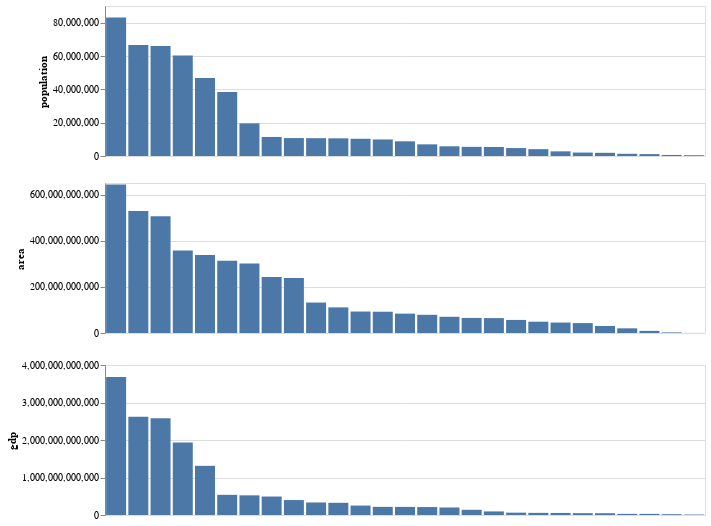

Notebook code for this chart:
### Markdown cell above
### Multiple views

While we can accommodate multiple data dimensions in the various visual channels, it is also possible to separate out the data dimensions into multiple coordinated visualizations. Here we are now simply looking at the three data dimensions retrieved from Wikipedia: population, area size, and GDP.

### Code cell
# to coordinate hover highlights we create a selection
selection = alt.selection_single(on='mouseover', fields=['country'])

# the definitions of the base are used by the three sub-charts
base = alt.Chart(wikidata).mark_bar().encode(
  # adjust opacity based on hover selection
  opacity=alt.condition(selection, alt.value(1), alt.value(.5)),
  x = alt.X("country:O", sort="-y", axis=None),
  tooltip=['country','population', 'area', 'gdp']
).properties(
    width=600, height=150
).add_selection(selection)

# create a chart for each dimension
pop = base.encode(y = "population")
area = base.encode(y = "area")
gdp = base.encode(y = "gdp")

# combine them with ampersands
pop & area & gdp

### Figure 1 — Vega-Lite specification as saved in the notebook (floating-point values rounded to 4 significant figures)
{"config": {"view": {"continuousWidth": 400, "continuousHeight": 300}}, "vconcat": [{"mark": "bar", "encoding": {"opacity": {"condition": {"value": 1, "selection": "selector001"}, "value": 0.5}, "tooltip": [{"type": "nominal", "field": "country"}, {"type": "quantitative", "field": "population"}, {"type": "quantitative", "field": "area"}, {"type": "quantitative", "field": "gdp"}], "x": {"type": "ordinal", "axis": null, "field": "country", "sort": "-y"}, "y": {"type": "quantitative", "field": "population"}}, "height": 150, "selection": {"selector001": {"type": "single", "on": "mouseover", "fields": ["country"]}}, "width": 600}, {"mark": "bar", "encoding": {"opacity": {"condition": {"value": 1, "selection": "selector001"}, "value": 0.5}, "tooltip": [{"type": "nominal", "field": "country"}, {"type": "quantitative", "field": "population"}, {"type": "quantitative", "field": "area"}, {"type": "quantitative", "field": "gdp"}], "x": {"type": "ordinal", "axis": null, "field": "country", "sort": "-y"}, "y": {"type": "quantitative", "field": "area"}}, "height": 150, "selection": {"selector001": {"type": "single", "on": "mouseover", "fields": ["country"]}}, "width": 600}, {"mark": "bar", "encoding": {"opacity": {"condition": {"value": 1, "selection": "selector001"}, "value": 0.5}, "tooltip": [{"type": "nominal", "field": "country"}, {"type": "quantitative", "field": "population"}, {"type": "quantitative", "field": "area"}, {"type": "quantitative", "field": "gdp"}], "x": {"type": "ordinal", "axis": null, "field": "country", "sort": "-y"}, "y": {"type": "quantitative", "field": "gdp"}}, "height": 150, "selection": {"selector001": {"type": "single", "on": "mouseover", "fields": ["country"]}}, "width": 600}], "data": {"name": "data-34ea964bfc010ceda9c89bff15be15ff"}, "$schema": "https://vega.github.io/schema/vega-lite/v4.8.1.json", "datasets": {"data-34ea964bfc010ceda9c89bff15be15ff": [{"country": "Croatia", "area": 56594000000, "population": 4105493, "gdp": 54850000000.0}, {"country": "Romania", "area": 238397000000, "population": 19586539, "gdp": 211800000000.0}, {"country": "Sweden", "area": 528861060000, "population": 10343403, "gdp": 538000000000.0}, {"country": "Finland", "area": 338424380000, "population": 5501043, "gdp": 251900000000.0}, {"country": "Estonia", "area": 45339000000, "population": 1324820, "gdp": 30310000000.0}, {"country": "Austria", "area": 83878990000, "population": 8809212, "gdp": 398700000000.0}, {"country": "Czech Republic", "area": 78866000000, "population": 10693939, "gdp": 215700000000.0}, {"country": "Hungary", "area": 93036000000, "population": 9937628, "gdp": 139100000000.0}, {"country": "Luxembourg", "area": 2586400000, "population": 626108, "gdp": 62400000000.0}, {"country": "Slovenia", "area": 20273000000, "population": 2066880, "gdp": 48770000000.0}, {"country": "Malta", "area": 316000000, "population": 465292, "gdp": 12540000000.0}, {"country": "Belgium", "area": 30528000000, "population": 11431406, "gdp": 492700000000.0}, {"country": "Slovakia", "area": 49035000000, "population": 5397036, "gdp": 95770000000.0}, {"country": "Germany", "area": 357400000000, "population": 83149300, "gdp": 3677000000000.0}, {"country": "Denmark", "area": 42925460000, "population": 5827463, "gdp": 324900000000.0}, {"country": "Italy", "area": 301338000000, "population": 60317000, "gdp": 1935000000000.0}, {"country": "Spain", "area": 505990000000, "population": 46733038, "gdp": 1311000000000.0}, {"country": "Portugal", "area": 92212000000, "population": 10600000, "gdp": 217600000000.0}, {"country": "Cyprus", "area": 9242450000, "population": 1141166, "gdp": 21650000000.0}, {"country": "Greece", "area": 131957000000, "population": 10760421, "gdp": 200300000000.0}, {"country": "France", "area": 643801000000, "population": 66628000, "gdp": 2583000000000.0}, {"country": "Ireland", "area": 70273000000, "population": 4761865, "gdp": 333700000000.0}, {"country": "Lithuania", "area": 65300000000, "population": 2790842, "gdp": 47170000000.0}, {"country": "Bulgaria", "area": 110993600000, "population": 7000039, "gdp": 56830000000.0}, {"country": "United Kingdom", "area": 242495406794, "population": 66022273, "gdp": 2622000000000.0}, {"country": "Poland", "area": 312683000000, "population": 38382576, "gdp": 524500000000.0}, {"country": "Latvia", "area": 64589000000, "population": 1909000, "gdp": 30260000000.0}]}}
